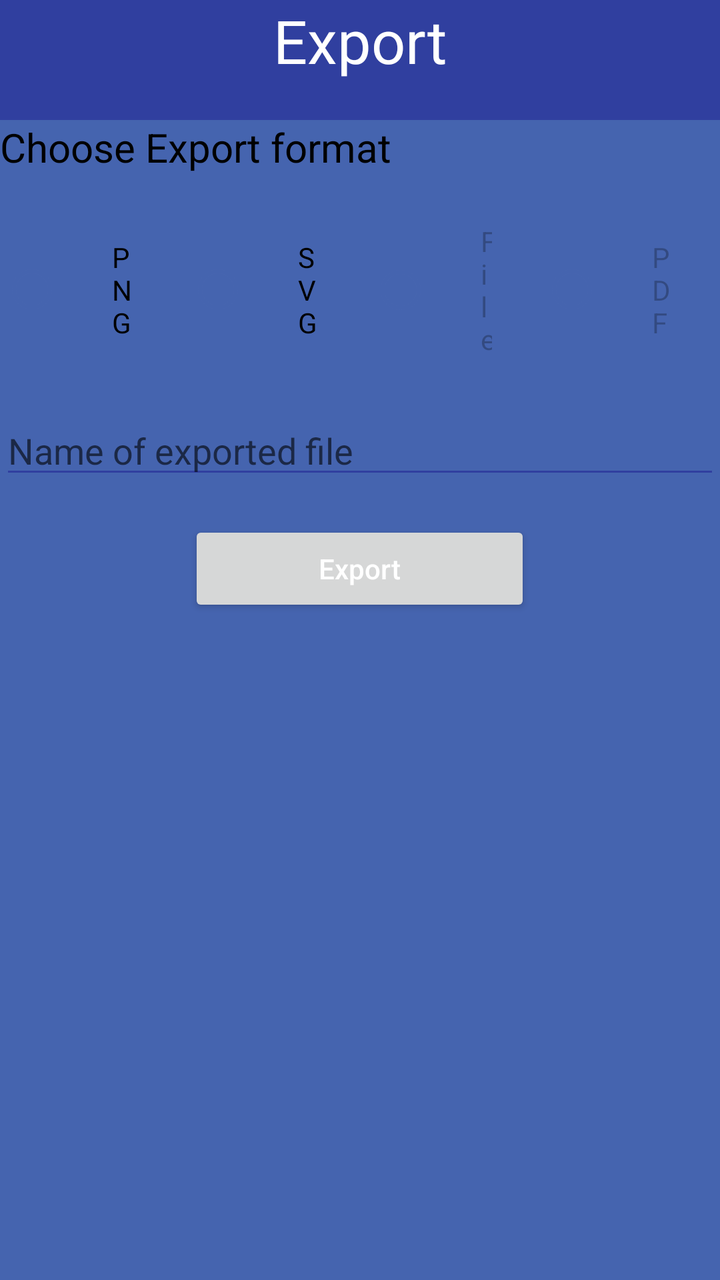
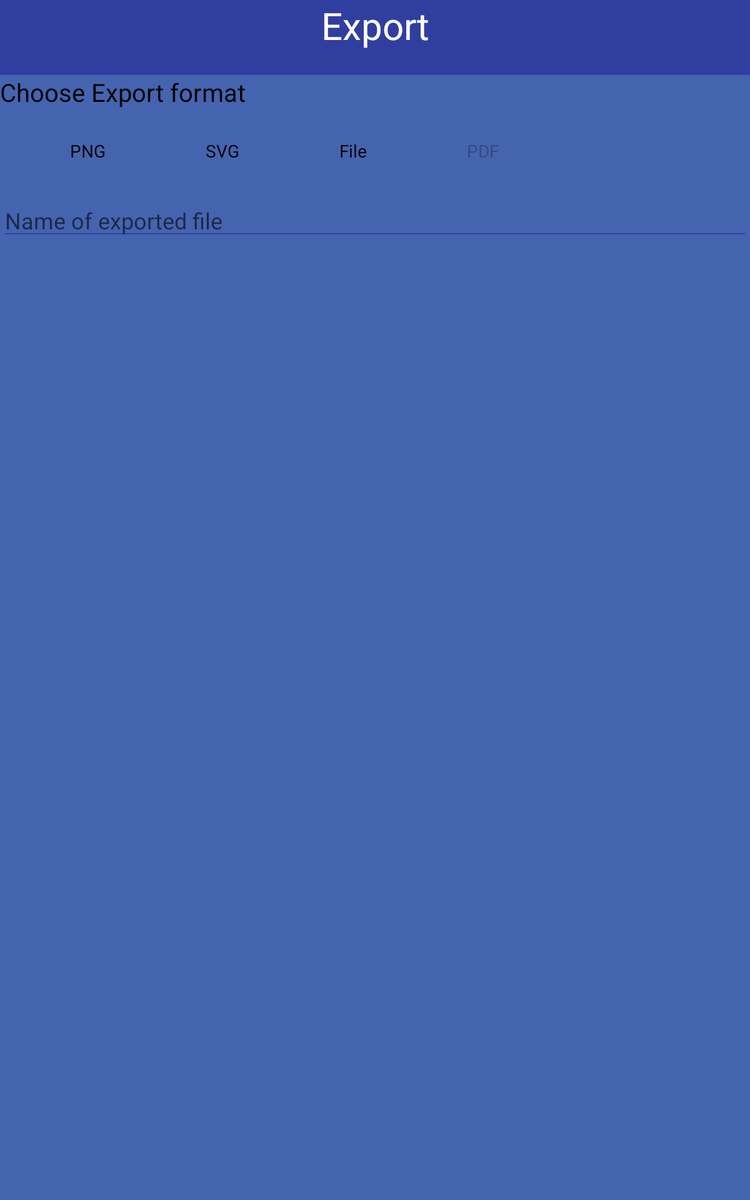

Compare how this app lays out the same screen by default and in its alternative resource folder. The renders come first, then the two layout files and the values they reference.
<!-- AndroidManifest.xml: application theme VINCA_theme -->
<!-- res/layout/fragment_export_dialog2.xml -->
<RelativeLayout
     xmlns:android="http://schemas.android.com/apk/res/android"
 android:layout_width="match_parent"
 android:layout_height="match_parent"
 android:orientation="vertical"
 android:background="@color/White">

    <TextView
        android:background="@color/colorPrimaryDark"
        android:layout_width="wrap_content"
        android:layout_height="wrap_content"
        android:id="@+id/backgroundExport"
        android:height="60dp"
        android:textColor="@android:color/background_light"
        android:textSize="30sp"
        android:text="Export"
        android:gravity="center_horizontal"
        android:layout_alignParentTop="true"
        android:layout_alignParentStart="true"
        android:layout_alignParentEnd="true" />


    <TextView
        android:id="@+id/chooseformat"
        android:layout_width="wrap_content"
        android:layout_height="wrap_content"
        android:text="Choose Export format"
        android:textColor="@android:color/black"
        android:textSize="20sp"
        android:layout_below="@+id/backgroundExport"
        android:layout_alignParentStart="true"/>

   <RadioGroup
       android:id="@+id/radiogroup"
       android:layout_below="@id/chooseformat"
       android:gravity="center_vertical"
       android:layout_width="wrap_content"
       android:layout_height="wrap_content"
       android:orientation="horizontal"
       >

       <RadioButton
           android:text="PNG"
           android:padding="24dp"
           android:layout_width="wrap_content"
           android:layout_height="wrap_content"
           android:id="@+id/export_png"
           android:layout_weight="1"
           android:layout_below="@+id/export_pdf"
           android:buttonTint="@color/background_material_light_1"/>

       <RadioButton
           android:text="SVG"
           android:padding="24dp"
           android:layout_width="wrap_content"
           android:layout_height="wrap_content"
           android:id="@+id/export_svg"
           android:layout_weight="1"
           android:buttonTint="@color/background_material_light_1"/>

       <RadioButton
           android:enabled="false"
           android:text="File"
           android:padding="24dp"
           android:layout_width="wrap_content"
           android:layout_height="wrap_content"
           android:id="@+id/export_file"
           android:layout_weight="1"
           android:buttonTint="@color/background_material_light_1"/>

       <RadioButton
           android:enabled="false"
           android:text="PDF"
           android:padding="24dp"
           android:layout_width="wrap_content"
           android:layout_height="wrap_content"
           android:id="@+id/export_pdf"
           android:layout_weight="1"
           android:layout_below="@+id/chooseformat"
           android:layout_toStartOf="@+id/button_perform_export"
           android:buttonTint="@color/background_material_light_1"/>




   </RadioGroup>

<Button
    android:text="Export"
    style="@style/MyButton"
    android:layout_width="171dp"
    android:layout_height="wrap_content"
    android:id="@+id/button_perform_export"
    android:layout_below="@+id/export_name"
    android:layout_centerHorizontal="true"
    android:layout_marginTop="16dp"
    android:fontFamily="sans-serif-medium"
    android:textAllCaps="false" />


  <EditText
      android:id="@+id/export_name"
      android:hint="Name of exported file"
      android:layout_width="match_parent"
      android:layout_height="wrap_content"
      android:ems="10"
      android:backgroundTint="#303f9f"
      android:textColor="#000000"
      android:inputType="textCapSentences"
      android:layout_below="@+id/radiogroup"
/>

</RelativeLayout>
<!-- resources referenced by this layout -->
<resources>
  <color name="background_material_light_1">#4564af</color>
  <color name="colorPrimaryDark">#303F9F</color>
  <style name="VINCA_theme" parent="Theme.AppCompat.Light.NoActionBar">
          <item name="android:colorBackground">@color/background_material_light_1</item>
          <item name="android:textColorPrimary">@android:color/white</item>
      </style>
</resources>
<!-- res/layout-sw600dp/fragment_export_dialog2.xml (the author's variant of the layout above) -->
<!-- drawn on a 7-inch tablet held upright -->
<RelativeLayout
     xmlns:android="http://schemas.android.com/apk/res/android"
 android:layout_width="match_parent"
 android:layout_height="match_parent"
 android:orientation="vertical"
 android:background="@color/White">

    <TextView
        android:background="@color/colorPrimaryDark"
        android:layout_width="wrap_content"
        android:layout_height="wrap_content"
        android:id="@+id/backgroundExport"
        android:height="60dp"
        android:textColor="@android:color/background_light"
        android:textSize="30sp"
        android:text="Export"
        android:gravity="center_horizontal"
        android:layout_alignParentTop="true"
        android:layout_alignParentStart="true"
        android:layout_alignParentEnd="true" />


    <TextView
        android:id="@+id/chooseformat"
        android:layout_width="wrap_content"
        android:layout_height="wrap_content"
        android:text="Choose Export format"
        android:textColor="@android:color/black"
        android:textSize="20sp"
        android:layout_below="@+id/backgroundExport"
        android:layout_alignParentStart="true"/>

   <RadioGroup
       android:id="@+id/radiogroup"
       android:layout_below="@id/chooseformat"
       android:gravity="center_vertical"
       android:layout_width="wrap_content"
       android:layout_height="wrap_content"
       android:orientation="horizontal"
       >

       <RadioButton
           android:text="PNG"
           android:padding="24dp"
           android:layout_width="wrap_content"
           android:layout_height="wrap_content"
           android:id="@+id/export_png"
           android:layout_weight="1"
           android:layout_below="@+id/export_pdf"
           android:buttonTint="@color/background_material_light_1"/>

       <RadioButton
           android:text="SVG"
           android:padding="24dp"
           android:layout_width="wrap_content"
           android:layout_height="wrap_content"
           android:id="@+id/export_svg"
           android:layout_weight="1"
           android:buttonTint="@color/background_material_light_1"/>

       <RadioButton
           android:text="File"
           android:padding="24dp"
           android:layout_width="wrap_content"
           android:layout_height="wrap_content"
           android:id="@+id/export_file"
           android:layout_weight="1"
           android:buttonTint="@color/background_material_light_1"/>

       <RadioButton
           android:enabled="false"
           android:text="PDF"
           android:padding="24dp"
           android:layout_width="wrap_content"
           android:layout_height="wrap_content"
           android:id="@+id/export_pdf"
           android:layout_weight="1"
           android:layout_below="@+id/chooseformat"
           android:layout_toStartOf="@+id/button_perform_export"
           android:buttonTint="@color/background_material_light_1"/>




   </RadioGroup>


  <EditText
      android:id="@+id/export_name"
      android:hint="Name of exported file"
      android:layout_width="match_parent"
      android:layout_height="wrap_content"
      android:ems="10"
      android:backgroundTint="#303f9f"
      android:textColor="#000000"
      android:inputType="textCapSentences"
      android:layout_below="@+id/radiogroup"
/>

</RelativeLayout>
